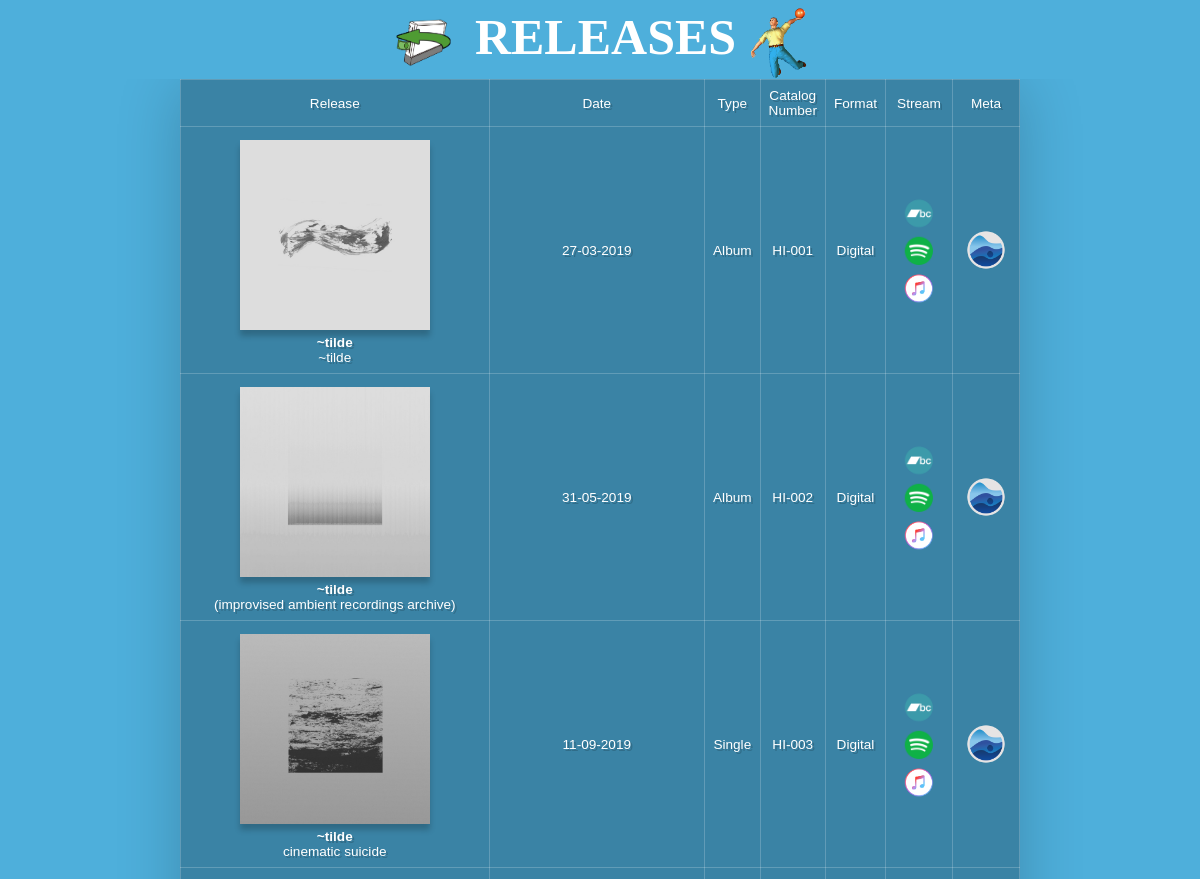
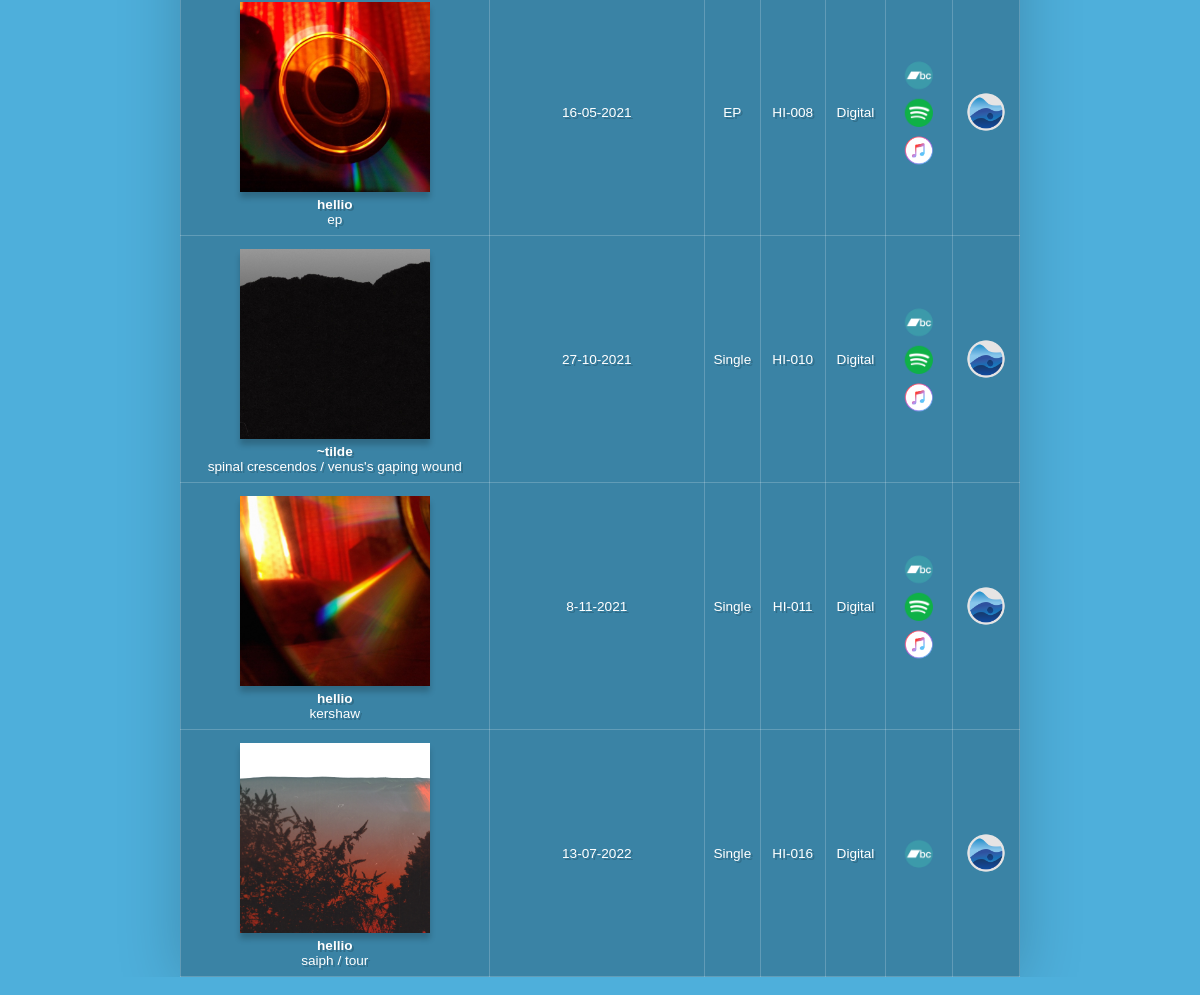
The page /members-nick.php on the database its author committed (2 pictures, top to bottom).
### tables this page shows
CREATE TABLE "Label" (
	"Cat"	TEXT,
	"Member"	TEXT,
	"Alias"	TEXT,
	"ReleaseName"	INTEGER,
	"ReleaseDate"	NUMERIC,
	"ReleaseType"	TEXT,
	"ReleaseFormat"	TEXT,
	"StreamBC"	TEXT,
	"StreamS"	TEXT,
	"StreamAM"	TEXT,
	"RYM"	TEXT,
	PRIMARY KEY("Cat")
);

### members-nick.php (the view, shortened to what this page needs)
<?php
$connection = new SQLite3('releases.db');
$results = $connection->query('SELECT * FROM Label WHERE Member = "Nick"');
?>
<!DOCTYPE html>
<html>
<head>
    <link rel="stylesheet" type="text/css" href="css/style.css">
</head>
<body>
<main>
    <h1>
    <a href="members.html"><img src="media/back.png" href="members.html" alt="logo" class="logo"></a>
        RELEASES
        <img src="media/baller.png" alt="Fixed Image" class="baller">
    </h1>
    <div class="release-table">
        <?php
            echo '<table class="desktop-table">';
            echo '
            <tr>
            <td>Release</td>
            <td>Date</td>
            <td>Type</td>
            <td>Catalog Number</td>
            <td>Format</td>
            <td>Stream</td>
            <td>Meta</td>
            </tr>';
            while ($row = $results->fetchArray(SQLITE3_ASSOC)) {
                echo '<tr>';
                echo '
                    <td><img src="media/releases/' . $row['Cat'] . '.jpg" width="200px"><br><b> ' . $row['Alias'] . ' </b> <br> ' . $row['ReleaseName'] . ' </td>
                    <td>' . $row['ReleaseDate'] . '</td>
                    <td>' . $row['ReleaseType'] . '</td>
                    <td>' . $row['Cat'] . '</td>
                    <td>' . $row['ReleaseFormat'] . '</td>
                    <td class="streaming">';
                        if (!empty($row['StreamBC'])) {
                            echo '<a href="' . $row['StreamBC'] . '" target="_blank"><img class="streaming" src="media/bandcamp.png" width="50px"></a>';
                        }
                        if (!empty($row['StreamS'])) {
                            echo '<a href="' . $row['StreamS'] . '" target="_blank"><img class="streaming" src="media/spotify.png" width="50px"></a>';
                        }
                        if (!empty($row['StreamAM'])) {
                            echo '<a href="' . $row['StreamAM'] . '" target="_blank"><img class="streaming" src="media/applemusic.png" width="50px"></a>';
                        }
                        echo '</td>
                            <th><a href="' . $row['RYM'] . '" target="_blank"><img class="streaming" src="media/rym.png" width="50px"></a></th>
                        ';
                        echo '</tr>';
                    }
                        echo '</table>';
            ?>
    </div>
</main>
<footer>
    <br>
</footer>
</body>
</html>

### css/style.css (style rules this page uses)
body { background-color: #4eafdb; margin: auto; width: auto; }
h1 { color: #ffffff; margin-top: 0px; margin-bottom: 0px; font-family: 'typeface'; text-align: center; font-size: 50px; line-height: 75px; }
div { color: #ffffff; margin-left: auto; text-align: center; }
img { display: inline-block; margin: auto; scale: 75%; }
a { color: #ffffff; margin-left: auto; text-align: center; font-family: 'typeface'; }
footer { text-align: center; }
table { background-color: #3a83a5; color: #ffffff; font-family: Lucida Sans Unicode, Lucida Grande, sans-serif; box-shadow: 0 6px 60px rgba(0, 0, 0, 0.2); text-align: center; border-collapse: collapse; display: table; table-layout: auto; width: 70%; margin: auto; backdrop-filter: blur(10px); }
td, th { border: 1px solid #ffffff; padding: 0.5rem; font-size: 20px; text-shadow: 2px 2px #0000002c; border-color: #ffffff33; width: 50%; font-size: 85%; }
img { -webkit-animation: fadein 1s; -moz-animation: fadein 1s; -ms-animation: fadein 1s; -o-animation: fadein 1s; animation: fadein 1s; box-shadow: 0 6px 6px rgba(0, 0, 0, 0.2); scale: 95%; vertical-align: middle; }
.streaming { width: 50px; box-shadow: 0 0px 0px rgba(0, 0, 0, 0.2); scale: 75%; }
.logo { vertical-align: middle; margin-right: 10px; width: 60px; box-shadow: 0 0px 0px rgba(0, 0, 0, 0.2); }
.baller { top: 0; right: 0; width: 150px; box-shadow: 0 0px 0px rgba(0, 0, 0, 0.2); z-index: 1; width: 59px; }
.release-table { overflow-x: auto; }

### rows shown on the page
label: Cat (picture), Alias "~tilde", ReleaseName "~tilde", ReleaseDate "27-03-2019", ReleaseType "Album", Cat "HI-001", ReleaseFormat "Digital"
label: Cat (picture), Alias "~tilde", ReleaseName "(improvised ambient recordings archive)", ReleaseDate "31-05-2019", ReleaseType "Album", Cat "HI-002", ReleaseFormat "Digital"
label: Cat (picture), Alias "~tilde", ReleaseName "cinematic suicide", ReleaseDate "11-09-2019", ReleaseType "Single", Cat "HI-003", ReleaseFormat "Digital"
label: Cat (picture), Alias "hellio", ReleaseName "ep", ReleaseDate "16-05-2021", ReleaseType "EP", Cat "HI-008", ReleaseFormat "Digital"
label: Cat (picture), Alias "~tilde", ReleaseName "spinal crescendos / venus's gaping wound", ReleaseDate "27-10-2021", ReleaseType "Single", Cat "HI-010", ReleaseFormat "Digital"
label: Cat (picture), Alias "hellio", ReleaseName "kershaw", ReleaseDate "8-11-2021", ReleaseType "Single", Cat "HI-011", ReleaseFormat "Digital"
label: Cat (picture), Alias "hellio", ReleaseName "saiph / tour", ReleaseDate "13-07-2022", ReleaseType "Single", Cat "HI-016", ReleaseFormat "Digital"
